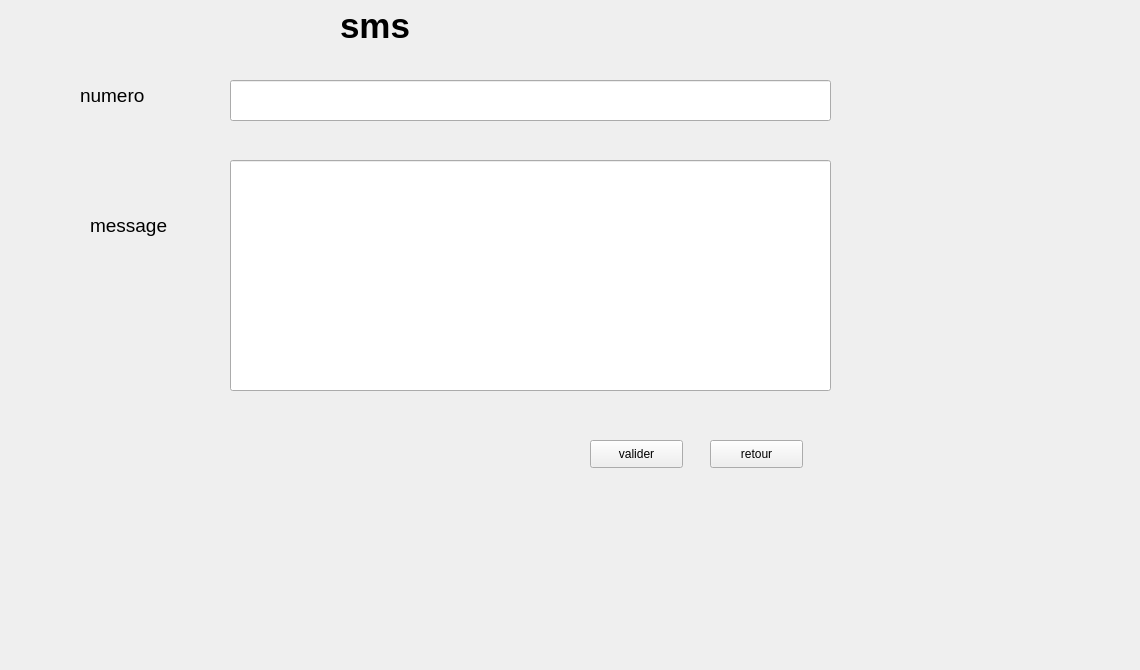
     <widget class="QWidget" name="page_6">
      <widget class="QLabel" name="label_47">
       <property name="geometry">
        <rect>
         <x>-130</x>
         <y>-100</y>
         <width>1131</width>
         <height>661</height>
        </rect>
       </property>
       <property name="font">
        <font>
         <pointsize>26</pointsize>
         <weight>75</weight>
         <bold>true</bold>
        </font>
       </property>
       <property name="toolTip">
        <string>&lt;html&gt;&lt;head/&gt;&lt;body&gt;&lt;p align=&quot;center&quot;&gt;&lt;span style=&quot; font-size:22pt; font-weight:600;&quot;&gt;sms&lt;/span&gt;&lt;/p&gt;&lt;/body&gt;&lt;/html&gt;</string>
       </property>
       <property name="text">
        <string/>
       </property>
       <property name="pixmap">
        <pixmap>../logo/background.png</pixmap>
       </property>
      </widget>
      <widget class="QLabel" name="label">
       <property name="geometry">
        <rect>
         <x>340</x>
         <y>-10</y>
         <width>171</width>
         <height>71</height>
        </rect>
       </property>
       <property name="font">
        <font>
         <pointsize>26</pointsize>
         <weight>75</weight>
         <bold>true</bold>
        </font>
       </property>
       <property name="toolTip">
        <string>&lt;html&gt;&lt;head/&gt;&lt;body&gt;&lt;p align=&quot;center&quot;&gt;&lt;span style=&quot; font-size:22pt;&quot;&gt;sms&lt;/span&gt;&lt;/p&gt;&lt;/body&gt;&lt;/html&gt;</string>
       </property>
       <property name="text">
        <string>sms</string>
       </property>
      </widget>
      <widget class="QLabel" name="label_49">
       <property name="geometry">
        <rect>
         <x>80</x>
         <y>80</y>
         <width>101</width>
         <height>31</height>
        </rect>
       </property>
       <property name="font">
        <font>
         <pointsize>14</pointsize>
        </font>
       </property>
       <property name="text">
        <string>numero</string>
       </property>
      </widget>
      <widget class="QLabel" name="label_50">
       <property name="geometry">
        <rect>
         <x>90</x>
         <y>210</y>
         <width>111</width>
         <height>31</height>
        </rect>
       </property>
       <property name="font">
        <font>
         <pointsize>14</pointsize>
        </font>
       </property>
       <property name="text">
        <string>message</string>
       </property>
      </widget>
      <widget class="QPushButton" name="pushButton_2">
       <property name="geometry">
        <rect>
         <x>590</x>
         <y>440</y>
         <width>93</width>
         <height>28</height>
        </rect>
       </property>
       <property name="text">
        <string>valider</string>
       </property>
      </widget>
      <widget class="QPushButton" name="pushButton_3">
       <property name="geometry">
        <rect>
         <x>710</x>
         <y>440</y>
         <width>93</width>
         <height>28</height>
        </rect>
       </property>
       <property name="text">
        <string>retour</string>
       </property>
      </widget>
      <widget class="QLineEdit" name="numero">
       <property name="geometry">
        <rect>
         <x>230</x>
         <y>80</y>
         <width>601</width>
         <height>41</height>
        </rect>
       </property>
       <property name="styleSheet">
        <string notr="true"/>
       </property>
      </widget>
      <widget class="QLineEdit" name="message">
       <property name="geometry">
        <rect>
         <x>230</x>
         <y>160</y>
         <width>601</width>
         <height>231</height>
        </rect>
       </property>
       <property name="styleSheet">
        <string notr="true"/>
       </property>
      </widget>
     </widget>
